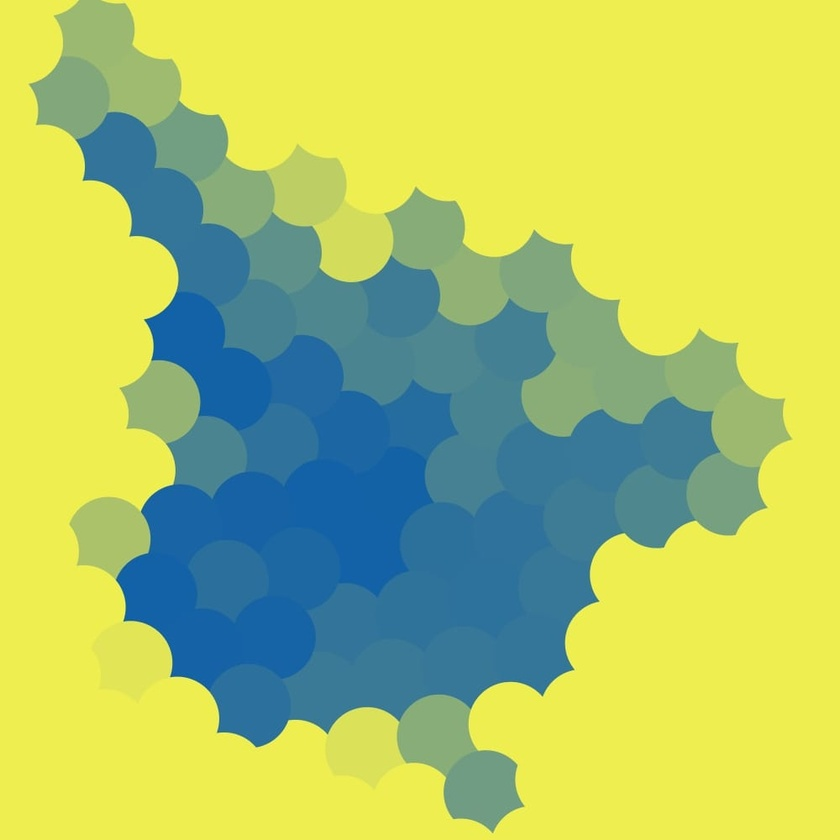
#> input picture test.jpg, 840 x 840 px, shrunk from 1000 x 1000 before the run
$ python cielab.py
#> lines starting #> are read from the running program, lines starting #| are printed output that depends on the picture
from skimage import io, color

rgb = io.imread('test.jpg')
#> rgb is the input picture: shape (840, 840, 3); mean R, G, B 172.1, 195.4, 106.1
lab = color.rgb2lab(rgb)
#> lab: shape (840, 840, 3) float64; mean of channels 0, 1, 2 75.8, -15.7, 38.6

fl = lab.reshape(lab.shape[0]*lab.shape[1], 3)
s = fl[fl[:,2].argsort()[::-1]].reshape(lab.shape[0], lab.shape[1], 3)
#> s: shape (840, 840, 3) float64; mean of channels 0, 1, 2 75.8, -15.7, 38.6
result = color.lab2rgb(s)
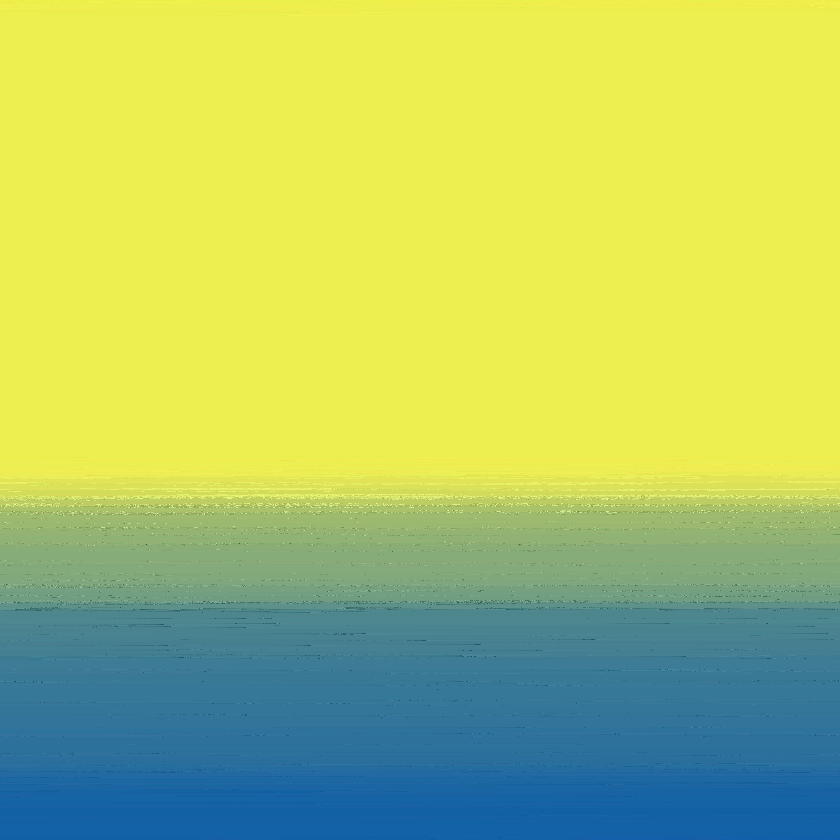
#> result: shape (840, 840, 3) float64; mean R, G, B 0.675, 0.766, 0.416
#> (the run stopped early here; a loop or call above may not have finished)
